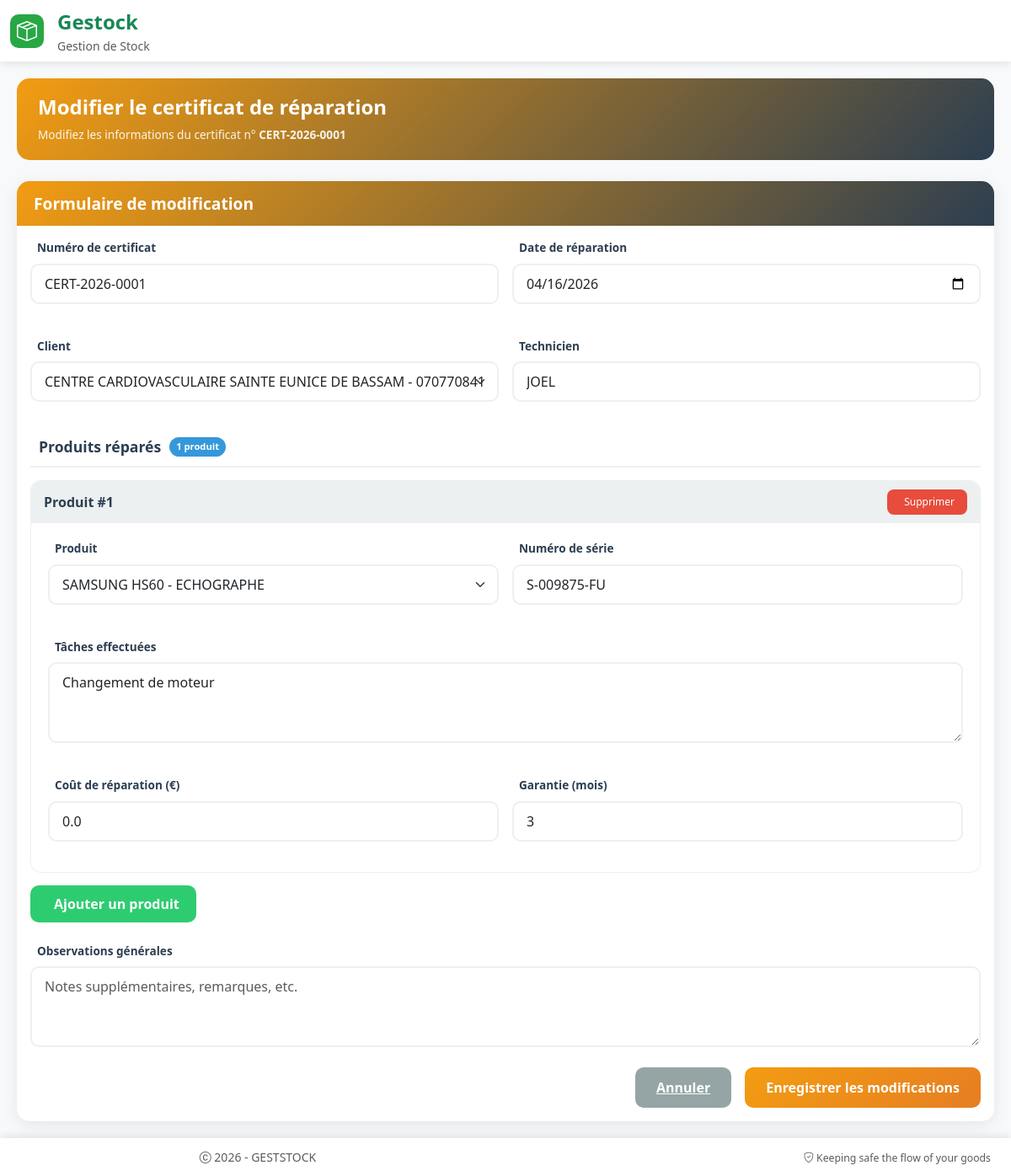
Screenshot of /certificats/1/modifier with the database file from the repository.
### models.py (models this page shows, shortened)
class CertificatReparation(db.Model):
    __tablename__ = "certificat_reparation"
    id = db.Column(db.Integer, primary_key=True)
    numero_certificat = db.Column(db.String(50), unique=True, nullable=False, index=True)
    date_creation = db.Column(db.DateTime, default=datetime.utcnow)
    date_reparation = db.Column(db.Date, nullable=False)
    observations = db.Column(db.Text)
    technicien = db.Column(db.String(100))
    client_id = db.Column(db.Integer, db.ForeignKey('client.id'), nullable=False)
    client = db.relationship('Client', backref='certificats_reparation')
    reparations = db.relationship('ReparationDetail', back_populates='certificat',
                                  cascade='all, delete-orphan', lazy='joined')

class ReparationDetail(db.Model):
    __tablename__ = "reparation_detail"
    id = db.Column(db.Integer, primary_key=True)
    taches_effectuees = db.Column(db.Text, nullable=False)
    cout_reparation = db.Column(db.Float, default=0.0)
    garantie_mois = db.Column(db.Integer, default=3)
    numero_serie = db.Column(db.String(100), nullable=False)
    certificat_id = db.Column(db.Integer, db.ForeignKey('certificat_reparation.id'), nullable=False)
    produit_id = db.Column(db.Integer, db.ForeignKey('produit.id'), nullable=False)
    certificat = db.relationship('CertificatReparation', back_populates='reparations')
    produit = db.relationship('Produit', backref='reparations')

### routes.py (the view, shortened to what this page needs)
@app.route('/certificats/<int:id>/modifier', methods=['GET', 'POST'])
def modifier_certificat(id):
    certificat = CertificatReparation.query.get_or_404(id)
    form = CertificatReparationForm(obj=certificat, certificat_id=id)
    form.client_id.choices = [(0, 'Choisir un client')] + [
        (c.id, f"{c.nom_client} - {c.telephone}") for c in Client.query.order_by(Client.nom_client).all()
    ]
    produits = Produit.query.order_by(Produit.marque, Produit.model, Produit.nom_produit).all()
    produits_choices = [(0, 'Choisir un produit')] + [
        (p.id, f"{p.marque} {p.model} - {p.nom_produit}") for p in produits
    ]
    if request.method == 'GET':
        form.reparations = []
        for reparation in certificat.reparations:
            reparation_form = ReparationDetailForm()
            reparation_form.produit_id.choices = produits_choices
            reparation_form.produit_id.data = reparation.produit_id
            reparation_form.numero_serie.data = reparation.numero_serie
            reparation_form.taches_effectuees.data = reparation.taches_effectuees
            reparation_form.cout_reparation.data = reparation.cout_reparation
            reparation_form.garantie_mois.data = reparation.garantie_mois
            reparation_form.id.data = reparation.id
            form.reparations.append(reparation_form)
        if len(form.reparations) == 0:
            empty_form = ReparationDetailForm()
            empty_form.produit_id.choices = produits_choices
            form.reparations.append(empty_form)
    return render_template('certificats_modifier.html',
                         form=form,
                         certificat=certificat,
                         produits=produits,
                         produits_choices=produits_choices)

### forms.py (shortened to what this page needs)
class CertificatReparationForm(FlaskForm):
    numero_certificat = StringField('Numéro de certificat',
                                   validators=[Optional()],
                                   render_kw={"readonly": True})
    date_reparation = DateField('Date de réparation',
                               validators=[DataRequired()],
                               format='%Y-%m-%d')
    client_id = SelectField('Client', coerce=int, validators=[DataRequired()])
    observations = TextAreaField('Observations générales', validators=[Optional()])
    technicien = StringField('Technicien', validators=[Optional(), Length(max=100)])
    reparations = FieldList(FormField(ReparationDetailForm), min_entries=1)
    def __init__(self, *args, **kwargs):
        self.certificat_id = kwargs.pop('certificat_id', None)
        super(CertificatReparationForm, self).__init__(*args, **kwargs)

class ReparationDetailForm(FlaskForm):
    class Meta:
        csrf = True
    produit_id = SelectField('Produit', coerce=int, validators=[DataRequired()])
    numero_serie = StringField('Numéro de série',
                              validators=[DataRequired(), Length(min=1, max=100)],
                              render_kw={"placeholder": "Ex: SN-2024-001"})
    taches_effectuees = TextAreaField('Tâches effectuées',
                                     validators=[DataRequired(), Length(min=5)],
                                     render_kw={"rows": 3})
    cout_reparation = FloatField('Coût de réparation (€)', default=0.0, validators=[Optional()])
    garantie_mois = IntegerField('Garantie (mois)', default=3, validators=[Optional()])
    id = HiddenField()
    def __init__(self, *args, **kwargs):
        super(ReparationDetailForm, self).__init__(*args, **kwargs)
        self.produit_id.choices = [(0, 'Chargement...')]

### app.py (called while the page is built)
@app.after_request
def close_db_connection(response):
    try:
        db.session.close()
    except:
        pass
    return response

### routes.py (called while the page is built)
@app.after_request
def disable_cache(response):
    response.headers["Cache-Control"] = "no-store, no-cache, must-revalidate, private"
    response.headers["Pragma"] = "no-cache"
    response.headers["Expires"] = "0"
    return response

### templates/certificats_modifier.html (shortened to what this page needs)
{% extends "base.html" %}
{% block content %}
<div class="modifier-container">
    <div class="modifier-header">
        <h3>
             Modifier le certificat de réparation
        </h3>
        <p>Modifiez les informations du certificat n° <strong>{{ certificat.numero_certificat }}</strong></p>
    </div>
    <div class="card">
        <div class="card-header">
            <h3>
                 Formulaire de modification
            </h3>
        </div>
        <div class="card-body">
            <form method="POST" id="certificatForm">
                <div class="row g-3 mb-4">
                    <div class="col-md-6">
                        <div class="form-group">
                            <label class="form-label">
                                 Numéro de certificat
                            </label>
                            {{ form.numero_certificat(class="form-control", readonly=true) }}
                        </div>
                    </div>
                    <div class="col-md-6">
                        <div class="form-group">
                            <label class="form-label">
                                 Date de réparation
                            </label>
                            {{ form.date_reparation(class="form-control", type="date") }}
                        </div>
                    </div>
                </div>
                <div class="row g-3 mb-4">
                    <div class="col-md-6">
                        <div class="form-group">
                            <label class="form-label">
                                 Client
                            </label>
                            {{ form.client_id(class="form-select") }}
                        </div>
                    </div>
                    <div class="col-md-6">
                        <div class="form-group">
                            <label class="form-label">
                                 Technicien
                            </label>
                            {{ form.technicien(class="form-control", placeholder="Nom du technicien") }}
                        </div>
                    </div>
                </div>
                <div class="mb-4">
                    <div class="section-title">
                         Produits réparés
                        <span class="badge-info" id="produitsCount">{{ form.reparations|length }} produit(s)</span>
                    </div>
                    <div id="reparations-container">
                        {% for reparation in form.reparations %}
                        <div class="reparation-item" data-index="{{ loop.index0 }}">
                            <div class="reparation-header">
                                <span class="reparation-title">
                                     Produit #{{ loop.index }}
                                </span>
                                <button type="button" class="btn-remove remove-reparation">
                                     Supprimer
                                </button>
                            </div>
                            <div class="reparation-body">
                                <div class="row g-3">
                                    <div class="col-md-6">
                                        <div class="form-group">
                                            <label class="form-label">
                                                 Produit
                                            </label>
                                            {{ reparation.produit_id(class="form-select produit-select") }}
                                        </div>
                                    </div>
                                    <div class="col-md-6">
                                        <div class="form-group">
                                            <label class="form-label">
                                                 Numéro de série
                                            </label>
                                            {{ reparation.numero_serie(class="form-control") }}
                                        </div>
                                    </div>
                                </div>
                                <div class="row g-3 mt-2">
                                    <div class="col-12">
                                        <div class="form-group">
                                            <label class="form-label">
                                                 Tâches effectuées
                                            </label>
                                            {{ reparation.taches_effectuees(class="form-control", rows=3) }}
                                        </div>
                                    </div>
                                </div>
                                <div class="row g-3 mt-2">
                                    <div class="col-md-6">
                                        <div class="form-group">
                                            <label class="form-label">
                                                 Coût de réparation (€)
                                            </label>
                                            {{ reparation.cout_reparation(class="form-control", step="0.01") }}
                                        </div>
                                    </div>
                                    <div class="col-md-6">
                                        <div class="form-group">
                                            <label class="form-label">
                                                 Garantie (mois)
                                            </label>
                                            {{ reparation.garantie_mois(class="form-control") }}
                                        </div>
                                    </div>
                                </div>
                            </div>
                        </div>
                        {% endfor %}
                    </div>
                    <button type="button" class="btn-add" id="add-reparation">
                         Ajouter un produit
                    </button>
                </div>
                <div class="mb-4">
                    <div class="form-group">
                        <label class="form-label">
                             Observations générales
                        </label>
                        {{ form.observations(class="form-control", rows=3, placeholder="Notes supplémentaires, remarques, etc.") }}
                    </div>
                </div>
                <div class="d-flex justify-content-end gap-3 mt-4">
                    <a href="{{ url_for('voir_certificat', id=certificat.id) }}" class="btn-cancel">
                         Annuler
                    </a>
                    <button type="submit" class="btn-submit">
                         Enregistrer les modifications
                    </button>
                </div>
            </form>
        </div>
    </div>
</div>
{% endblock %}

### static/style/styles.css (style rules this page uses)
html { height: 100%; }
body { margin: 0; font-family: Arial, sans-serif; }

### templates/base.html (style rules this page uses)
:root { --primary-green: #28a745; --dark-green: #218838; --light-green: #d4edda; --sidebar-bg: #1a1a2e; --sidebar-dark: #16213e; }
* { margin: 0; padding: 0; box-sizing: border-box; }
html, body { height: 100%; margin: 0; overflow: hidden; }
body { display: flex; flex-direction: column; background: linear-gradient(135deg, #667eea 0%, #764ba2 100%); font-family: 'Segoe UI', Tahoma, Geneva, Verdana, sans-serif; }

### templates/certificats_modifier.html (style rules this page uses)
:root { --primary-color: #4361ee; --success-color: #2ecc71; --warning-color: #f39c12; --danger-color: #e74c3c; --info-color: #3498db; --dark-color: #2c3e50; --light-color: #ecf0f1; }
.modifier-container { animation: fadeInUp 0.5s ease-out; }
.modifier-header { background: linear-gradient(135deg, var(--warning-color) 0%, var(--dark-color) 100%); color: white; padding: 20px 25px; border-radius: 15px; margin-bottom: 25px; }
.modifier-header h3 { margin: 0; font-size: 1.5rem; font-weight: 600; }
.modifier-header p { margin: 8px 0 0; opacity: 0.9; font-size: 0.85rem; }
.card { border: none; border-radius: 15px; box-shadow: 0 5px 20px rgba(0,0,0,0.08); overflow: hidden; }
.card-header { background: linear-gradient(135deg, var(--warning-color) 0%, var(--dark-color) 100%); color: white; padding: 15px 20px; border: none; }
.card-header h3 { margin: 0; font-size: 1.2rem; font-weight: 600; }
.form-group { margin-bottom: 1rem; }
.form-label { font-weight: 600; margin-bottom: 8px; color: var(--dark-color); font-size: 0.85rem; display: flex; align-items: center; gap: 8px; }
.form-control, .form-select { border: 2px solid var(--light-color); border-radius: 10px; padding: 10px 15px; transition: all 0.3s ease; }
textarea.form-control { resize: vertical; }
.section-title { font-size: 1.1rem; font-weight: 600; color: var(--dark-color); margin-bottom: 15px; padding-bottom: 10px; border-bottom: 2px solid var(--light-color); display: flex; align-items: center; gap: 10px; }
.reparation-item { background: white; border: 1px solid var(--light-color); border-radius: 12px; margin-bottom: 15px; transition: all 0.3s ease; position: relative; }
.reparation-header { background: var(--light-color); padding: 10px 15px; border-radius: 12px 12px 0 0; display: flex; justify-content: space-between; align-items: center; }
.reparation-title { font-weight: 600; color: var(--dark-color); }
.reparation-body { padding: 20px; }
.badge-info { background: var(--info-color); color: white; padding: 3px 8px; border-radius: 12px; font-size: 0.7rem; }
.btn-add { background: var(--success-color); color: white; border: none; padding: 10px 20px; border-radius: 10px; font-weight: 600; transition: all 0.3s ease; display: inline-flex; align-items: center; gap: 8px; }
.btn-submit { background: linear-gradient(135deg, var(--warning-color) 0%, #e67e22 100%); color: white; border: none; padding: 12px 25px; border-radius: 10px; font-weight: 600; transition: all 0.3s ease; }
.btn-cancel { background: #95a5a6; color: white; border: none; padding: 12px 25px; border-radius: 10px; font-weight: 600; transition: all 0.3s ease; }
.btn-remove { background: var(--danger-color); color: white; border: none; padding: 6px 15px; border-radius: 8px; font-size: 0.75rem; transition: all 0.3s ease; display: inline-flex; align-items: center; gap: 5px; }

### rows the page displays
CertificatReparation: numero_certificat "CERT-2026-0001", date_reparation "04/16/2026", client_id "CENTRE CARDIOVASCULAIRE SAINTE EUNICE DE BASSAM - 0707708413", technicien "JOEL"
ReparationDetail: produit_id "SAMSUNG HS60 - ECHOGRAPHE", numero_serie "S-009875-FU", taches_effectuees "Changement de moteur", cout_reparation "0.0", garantie_mois "3"
